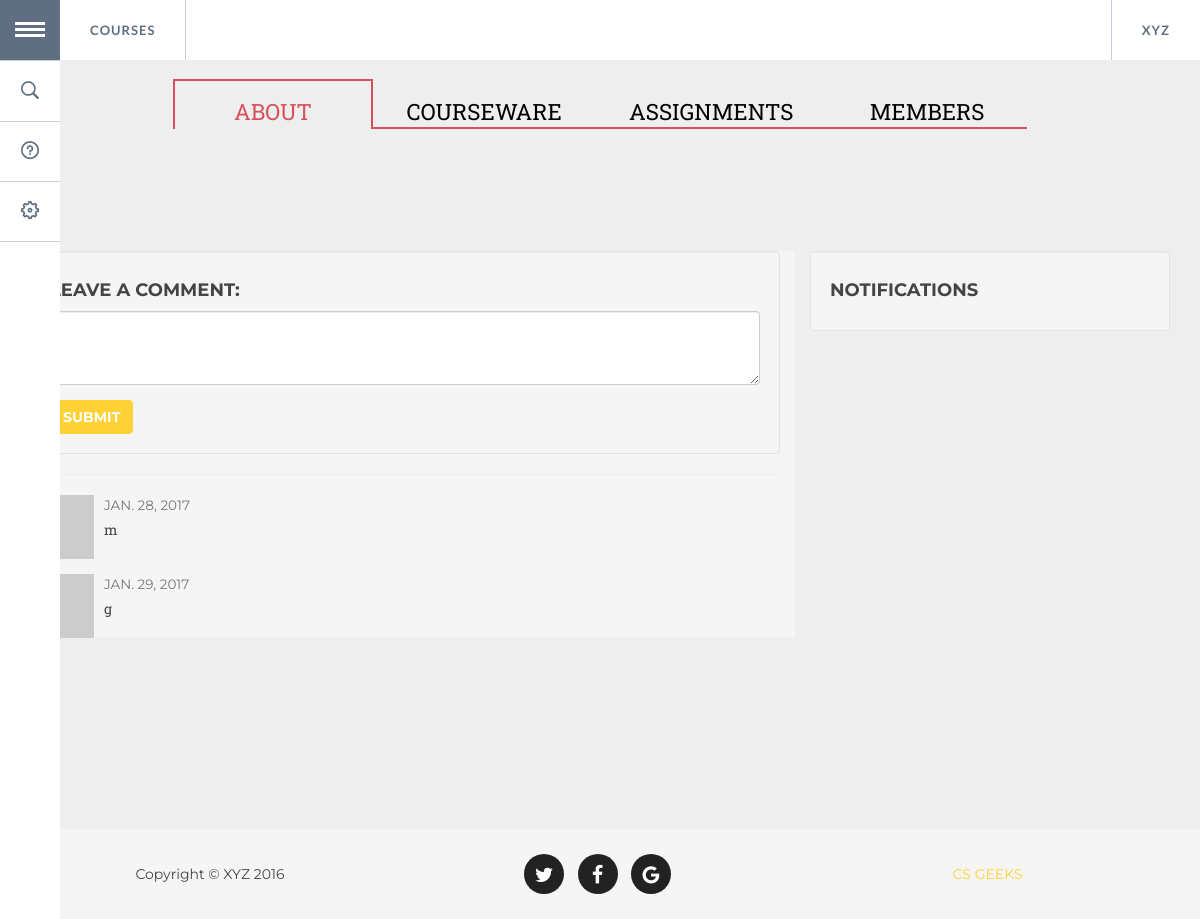
Before: /courses/1/ (signed in) with the older database file.
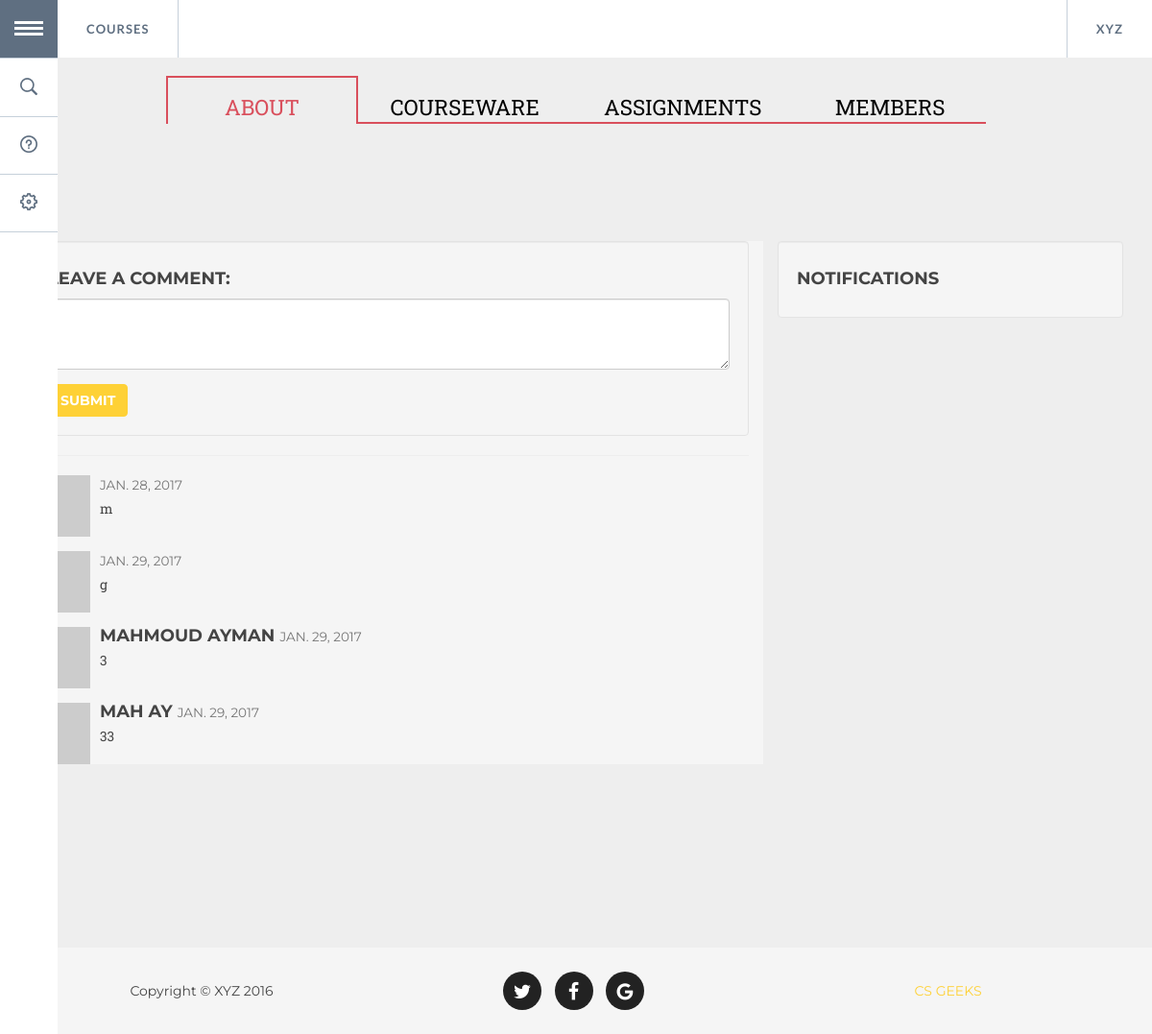
After: the same page with the newer database file.
### courses/models.py (models this page shows, shortened)
class Comment(models.Model):
    title=models.CharField(max_length=200, default="")
    content=models.TextField()
    date=models.DateField(auto_now_add=True)
    course=models.ForeignKey(Course, on_delete=models.CASCADE)

### courses/views.py (the view)
# urls.py: url(r'^(?P<course_id>[0-9]+)/$', views.getCourseAbout, name="about"),
def getCourseAbout (request, course_id):
	data =checkAuth(request)
	if(data!=False):
		name = Course.objects.get(pk=course_id).title
		Posts=Course.objects.get(pk=course_id).post_set.all()
		Notis=Course.objects.get(pk=course_id).notification_set.all()
		coms=Course.objects.get(pk=course_id).comment_set.all()
		context={'post':Posts, 'not':Notis,'com':coms,'cid':course_id}
		return render(request, "courses/about.html",context)
	else:
		return render(request, 'courses/form.html')

### courses/views.py (called while the page is built)
def checkAuth (request):
	try:
		m_id=request.session['member_id']
	except KeyError:
		return False
	return m_id

### courses/templates/courses/about.html (shortened to what this page needs)
{% load static %}
<!DOCTYPE html>
<html lang="en" class="no-js">
	<head>
 	        <link href="{% static 'courses/static/vendor/bootstrap/css/bootstrap.min.css'%}" rel="stylesheet">
 		<link rel="stylesheet" type="text/css" href="{% static 'courses/static/css/demo2.css'%}" />
		<link rel="stylesheet" type="text/css" href="{% static 'courses/static/css/component2.css'%}" />
		<link href="{% static 'courses/static/vendor/font-awesome/css/font-awesome.min.css'%}" rel="stylesheet" type="text/css">
    <link rel="stylesheet" type="text/css" href="{% static 'courses/static/css/normalize3.css'%}" />
	<link rel="stylesheet" type="text/css" href="{% static 'courses/static/css/demo3.css'%}" />
	<link rel="stylesheet" type="text/css" href="{% static 'courses/static/css/component3.css'%}" />
    <link href="{% static 'courses/static/css/agency.min.css'%}" rel="stylesheet">
	</head>
	<body style="background-color: #f5f5f5;">
		<div class="container" style=" width: 100%;">
			<ul id="gn-menu" class="gn-menu-main" style="z-index: 20;">
				<li class="gn-trigger">
					<a class="gn-icon gn-icon-menu"><span>Menu</span></a>
					<nav class="gn-menu-wrapper">
						<div class="gn-scroller">
							<ul class="gn-menu">
								<li class="gn-search-item">
									<input placeholder="Search" type="search" class="gn-search">
									<a class="gn-icon gn-icon-search"><span>Search</span></a>
								</li>
								<li><a class="gn-icon gn-icon-help">Help</a></li>
								<li><a href="/courses/logout/" class="gn-icon gn-icon-cog">Log Out</a></li>
							</ul>
						</div>
					</nav>
				</li>
				<li><a href="">Courses</a></li>
				<li><a href="">XYZ</a></li>
			</ul>
		</div>
		<div>
		    <section id="portfolio" class="bg-light-gray" style="padding-top: 55px;">
		    	<section class="section section--menu" id="Ceres">
					<span class="link-copy"></span>
					<nav class="menu menu--ceres">
						<ul class="menu__list">
							<li class="menu__item menu__item--current"><a href="#" class="menu__link">About</a></li>
							<li class="menu__item"><a href="#" class="menu__link">Courseware</a></li>
							<li class="menu__item"><a href="#" class="menu__link">Assignments</a></li>
							<li class="menu__item"><a href="#" class="menu__link">Members</a></li>
						</ul>
					</nav>
				</section>
			    <div class="container" style="margin: 0 auto;">
			        <div class="row">
			            <div  class="col-lg-8" style="background-color:#f5f5f5">
			                <div class="well">
			                    <h4>Leave a Comment:</h4>
			                    <form action="{% url 'courses:comment' cid %}" role="form" method="POST">
			                        <div class="form-group">
			                            <textarea name="text" class="form-control" rows="3"></textarea>
			                        </div>
			                        <button type="submit" class="btn btn-primary">Submit</button>
			                    </form>
			                </div>
			                <hr>
			                {% for i in com%}
			                <div class="media">
			                    <a class="pull-left" href="#">
			                        <img class="media-object" src="http://placehold.it/64x64" alt="">
			                    </a>
			                    <div class="media-body">
			                        <h4 class="media-heading">{{i.title}}
			                            <small>{{i.date}}</small>
			                        </h4>
			                        {{i.content}}
			                    </div>
			                </div>
			                {%endfor%}
			            </div>
			            <div class="col-md-4">
			                <div class="well">
			                    <h4>Notifications</h4>
			                </div>
			            </div>
			        </div>
			        <hr>
			    </div>
		    </section>
		</div>
		<footer>
	        <div class="container">
	            <div class="row">
	                <div class="col-md-4">
	                    <span class="copyright">Copyright &copy; XYZ 2016</span>
	                </div>
	                <div class="col-md-4">
	                    <ul class="list-inline social-buttons">
	                        <li><a href="#"><i class="fa fa-twitter"></i></a>
	                        </li>
	                        <li><a href="#"><i class="fa fa-facebook"></i></a>
	                        </li>
	                        <li><a href="#"><i class="fa fa-google"></i></a>
	                        </li>
	                    </ul>
	                </div>
	                <div class="col-md-4">
	                    <ul class="list-inline quicklinks">
	                        <li><a href="#">CS GEEKS</a>
	                        </li>
	                    </ul>
	                </div>
	            </div>
	        </div>
    	</footer>
	</body>
</html>

### courses/static/courses/static/css/demo2.css (style rules this page uses)
body { background: #34495e; }

### courses/static/courses/static/css/demo3.css (style rules this page uses)
*, *:after, *:before { -webkit-box-sizing: border-box; box-sizing: border-box; }
body { font-family: 'Avenir Next', Avenir, 'Helvetica Neue', 'Lato', 'Segoe UI', Helvetica, Arial, sans-serif; color: #444; background: #fff; -webkit-font-smoothing: antialiased; -moz-osx-font-smoothing: grayscale; }
a { text-decoration: none; color: #4e3c3e; outline: none; }
.link-copy { position: absolute; top: 2em; right: 2em; width: 20px; height: 20px; cursor: pointer; background: url(../img/link.svg) no-repeat center center; background-size: cover; }
.link-copy::after { content: 'Click to copy direct link'; font-size: 0.85em; font-weight: bold; position: absolute; right: 100%; margin: 0 1em 0 0; white-space: nowrap; pointer-events: none; opacity: 0; color: #ddd; -webkit-transform: translate3d(10px, 0, 0); transform: translate3d(10px, 0, 0); -webkit-transition: -webkit-transform 0.3s, opacity 0.3s; transition: transform 0.3s, opacity 0.3s; }
.link-copy::before { content: ''; position: absolute; top: 50%; left: 50%; width: 50px; height: 50px; margin: -25px 0 0 -25px; opacity: 0; border-radius: 50%; background: #d94f5c; }
.section { display: -webkit-flex; display: flex; -webkit-flex-direction: column; flex-direction: column; -webkit-justify-content: center; justify-content: center; -webkit-align-items: center; align-items: center; }
.section--menu { position: relative; overflow: hidden; height: 15px; padding-top: 5em; padding-bottom: 9em; }

Changed rows visible on the page:
added Comment: title "MAHMOUD AYMAN", date "JAN. 29, 2017", content "3"
added Comment: title "MAH AY", date "JAN. 29, 2017", content "33"
